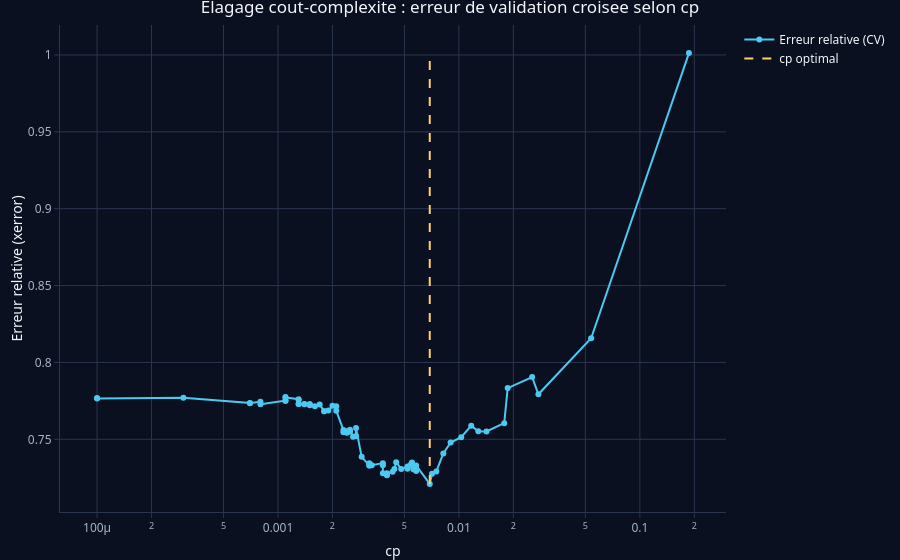

Source (notebook cell):
### Markdown cell above
---

## Annexe — Régler la complexité d'un arbre : l'élagage coût-complexité

Plutôt que de fixer arbitrairement `max_depth=3`, CART fait pousser un **grand arbre** $T_0$ puis l'**élague**
en minimisant le critère **coût-complexité** :
$$C_\alpha(T) = \underbrace{\sum_{\text{feuilles } t} n_t\, s^2(t)}_{\text{erreur d'ajustement}} \;+\; \alpha\,|T|,$$
où $|T|$ est le nombre de feuilles. Pour $\alpha = 0$ on garde l'arbre complet (surajustement) ; quand $\alpha$
augmente, chaque feuille « coûte » plus cher et l'arbre optimal se simplifie. On obtient ainsi une **suite
emboîtée** de sous-arbres, et on choisit $\alpha$ par **validation croisée** (`ccp_alpha` en scikit-learn,
`cp` dans `rpart`, où $\alpha$ est normalisé par l'erreur de la racine).

### Code cell
# Arbre complet (cp = 0) avec validation croisee interne de rpart (10 plis), puis elagage au cp optimal
arbre_complet <- rpart(quality ~ ., data = dtr, method = "anova", control = rpart.control(cp = 0, xval = 10))
cpt <- as.data.frame(arbre_complet$cptable)
cp_opt <- cpt$CP[which.min(cpt$xerror)]
arbre_elague <- prune(arbre_complet, cp = cp_opt)
cat(sprintf("cp optimal = %.5f | %d feuilles | RMSE test = %.3f (arbre de profondeur 3 : %.3f)\n",
            cp_opt, sum(arbre_elague$frame$var == "<leaf>"),
            sqrt(mean((predict(arbre_elague, Xte) - yte)^2)), rmse_cart))

cpt_plot <- subset(cpt, CP > 0)
plot_ly(cpt_plot, x = ~CP, y = ~xerror) %>%
  add_trace(type = "scatter", mode = "lines+markers", name = "Erreur relative (CV)",
            line = list(color = pick_color(0)), marker = list(color = pick_color(0))) %>%
  add_segments(x = cp_opt, xend = cp_opt, y = min(cpt_plot$xerror), yend = max(cpt_plot$xerror),
               line = list(dash = "dash", color = HIGHLIGHT), name = "cp optimal") %>%
  layout(title = "Elagage cout-complexite : erreur de validation croisee selon cp",
         xaxis = list(title = "cp", type = "log"), yaxis = list(title = "Erreur relative (xerror)")) %>%
  apply_dark_theme()

### Figure 1 — Plotly figure (JSON) as saved in the notebook; plotly's stock layout.template omitted (floating-point values rounded to 4 significant figures)
{"data": [{"error_x": {"color": "rgba(76,201,240,1)"}, "error_y": {"color": "rgba(76,201,240,1)"}, "line": {"color": "#4cc9f0"}, "marker": {"color": "#4cc9f0", "line": {"color": "rgba(76,201,240,1)"}}, "mode": "lines+markers", "name": "Erreur relative (CV)", "type": "scatter", "x": [0.1868, 0.0538, 0.0275, 0.0254, 0.0186, 0.0178, 0.0142, 0.0128, 0.0117, 0.0103, 0.009, 0.0082, 0.0075, 0.0071, 0.0069, 0.0058, 0.0058, 0.0056, 0.0055, 0.0055, 0.0054, 0.0052, 0.0052, 0.0048, 0.0045, 0.0044, 0.0043, 0.004, 0.004, 0.004, 0.0038, 0.0038, 0.0038, 0.0033, 0.0032, 0.0032, 0.0032, 0.0029, 0.0027, 0.0027, 0.0026, 0.0025, 0.0025, 0.0024, 0.0024, 0.0024, 0.0024, 0.0023, 0.0023, 0.0021, 0.0021, 0.002, 0.0019, 0.0018, 0.0018, 0.0017, 0.0016, 0.0015, 0.0015, 0.0014, 0.0014, 0.0013, 0.0013, 0.0013, 0.0013, 0.0011, 0.0011, 0.0011, 0.0011, 0.0008, 0.0008, 0.0007, 0.0007, 0.0003, 0.0001, 0.0001], "xaxis": "x", "y": [1.001, 0.8157, 0.7793, 0.7905, 0.7833, 0.7605, 0.7551, 0.7552, 0.7589, 0.7514, 0.7479, 0.7408, 0.7291, 0.7276, 0.721, 0.733, 0.7294, 0.7305, 0.735, 0.7342, 0.7333, 0.7309, 0.7323, 0.7307, 0.7351, 0.7307, 0.7289, 0.728, 0.727, 0.7267, 0.728, 0.7332, 0.7345, 0.7331, 0.7344, 0.7329, 0.7329, 0.7386, 0.7574, 0.7521, 0.7516, 0.7563, 0.7549, 0.7542, 0.7552, 0.7549, 0.7546, 0.7546, 0.756, 0.7686, 0.7715, 0.7718, 0.7687, 0.7683, 0.7683, 0.7726, 0.7715, 0.7721, 0.7729, 0.7729, 0.7728, 0.7729, 0.7729, 0.7755, 0.7761, 0.7772, 0.7775, 0.7749, 0.7752, 0.7728, 0.7745, 0.7735, 0.7736, 0.7771, 0.7769, 0.7765], "yaxis": "y"}, {"error_x": {"color": "rgba(255,107,107,1)"}, "error_y": {"color": "rgba(255,107,107,1)"}, "line": {"color": "#ffd166", "dash": "dash"}, "marker": {"color": "rgba(255,107,107,1)", "line": {"color": "rgba(255,107,107,1)"}}, "mode": "lines", "name": "cp optimal", "type": "scatter", "x": [0.0069, 0.0069], "xaxis": "x", "y": [0.721, 1.001], "yaxis": "y"}], "layout": {"colorway": ["#4cc9f0", "#ff6b6b", "#ffd166", "#80ed99", "#c77dff", "#f4a261", "#90e0ef", "#e9c46a"], "font": {"color": "#f3f6fb", "family": "Segoe UI, Arial"}, "hoverlabel": {"bgcolor": "#121a2b", "font": {"color": "#f3f6fb"}}, "hovermode": "closest", "legend": {"bgcolor": "rgba(0,0,0,0)", "font": {"color": "#f3f6fb"}}, "margin": {"b": 40, "l": 60, "r": 10, "t": 25}, "paper_bgcolor": "#0b1020", "plot_bgcolor": "#0b1020", "showlegend": true, "title": "Elagage cout-complexite : erreur de validation croisee selon cp", "xaxis": {"automargin": true, "domain": [0, 1], "gridcolor": "#2a3550", "linecolor": "#2a3550", "tickcolor": "#2a3550", "tickfont": {"color": "#a8b3c7"}, "title": "cp", "type": "log", "zerolinecolor": "#2a3550"}, "yaxis": {"automargin": true, "domain": [0, 1], "gridcolor": "#2a3550", "linecolor": "#2a3550", "tickcolor": "#2a3550", "tickfont": {"color": "#a8b3c7"}, "title": "Erreur relative (xerror)", "zerolinecolor": "#2a3550"}}}
